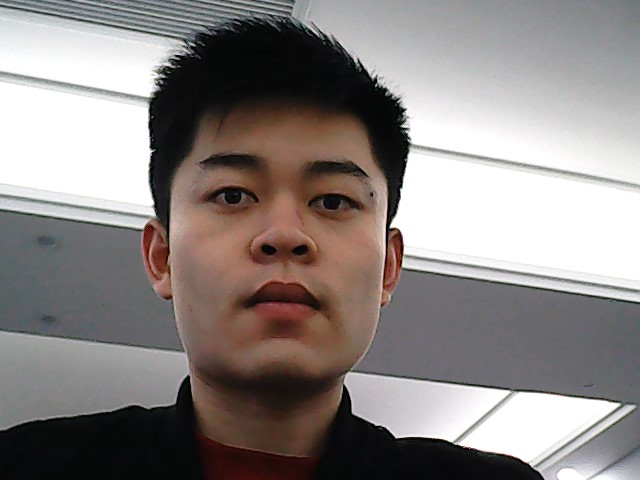
#> input picture 24/1.jpg, 640 x 480 px
$ python '24_1_模式匹配.py'
#> lines starting #> are read from the running program, lines starting #| are printed output that depends on the picture
# -*- coding: utf-8 -*-
"""
Created on Sat Feb 23 14:11:22 2019

@author: TongDist
"""

import cv2
from matplotlib import pyplot as plt

img = cv2.imread('1.jpg',0)
#> img: shape (480, 640); min 0, max 255, mean 135
img2 = img.copy()
template = cv2.imread('2.jpg',0)
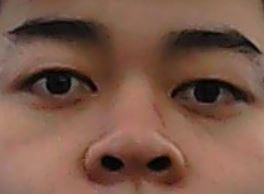
#> input picture 24/2.JPG, 264 x 194 px, found by its file name
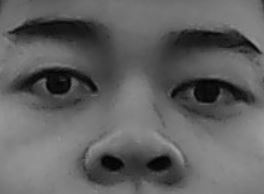
#> template: shape (194, 264); min 1, max 160, mean 97.2
w, h = template.shape[::-1]
#> w = 264; h = 194
# All the 6 methods for comparison in a list
methods = ['cv2.TM_CCOEFF', 'cv2.TM_CCOEFF_NORMED', 'cv2.TM_CCORR',
           'cv2.TM_CCORR_NORMED', 'cv2.TM_SQDIFF', 'cv2.TM_SQDIFF_NORMED']
for meth in methods:
    img = img2.copy()
    #exec 语句用来执行储存在字符串或文件中的 Python 语句。
    # 例如，我们可以在运行时生成一个包含 Python 代码的字符串，然后使用 exec 语句执行这些语句。
    #eval 语句用来计算存储在字符串中的有效 Python 表达式
    method = eval(meth)
    # Apply template Matching
    res = cv2.matchTemplate(img,template,method)
    min_val, max_val, min_loc, max_loc = cv2.minMaxLoc(res)
    # 使用不同的比较方法，对结果的解释不同
    # If the method is TM_SQDIFF or TM_SQDIFF_NORMED, take minimum
    if method in [cv2.TM_SQDIFF, cv2.TM_SQDIFF_NORMED]:
        top_left = min_loc
    else:
        top_left = max_loc
    bottom_right = (top_left[0] + w, top_left[1] + h)
    cv2.rectangle(img,top_left, bottom_right, 0, 6)
    plt.subplot(121),plt.imshow(res,cmap = 'gray')
    plt.title('Matching Result'), plt.xticks([]), plt.yticks([])
    plt.subplot(122),plt.imshow(img,cmap = 'gray')
    plt.title('Detected Point'), plt.xticks([]), plt.yticks([])
    plt.suptitle(meth)
    plt.show()
#> this loop made 6 passes
#> (min_val, max_val, min_loc, top_left, bottom_right) on passes 1 to 4: (-52967204, 42447200, (376, 170), (171, 35), (435, 229)), (-0.405, 0.316, (376, 170), (167, 34), (431, 228)), (316934144, 1.08e+09, (88, 286), (376, 77), (640, 271)), (0.711, 0.91, (126, 286), (79, 213), (343, 407))
#> (min_val, max_val, max_loc, top_left, bottom_right) on passes 5 to 6: (104542912, 1.05e+09, (376, 90), (81, 214), (345, 408)), (0.182, 0.874, (376, 96), (79, 213), (343, 407))
#> pass 1, `res = cv2.matchTemplate(img,template,method)`:
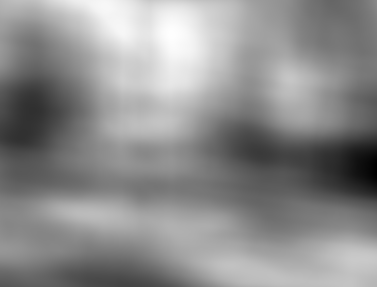
#> res: shape (287, 377) float32; min -52967204, max 42447200, mean -117977.2; drawn with min black and max white
#> pass 1, `plt.show()`:
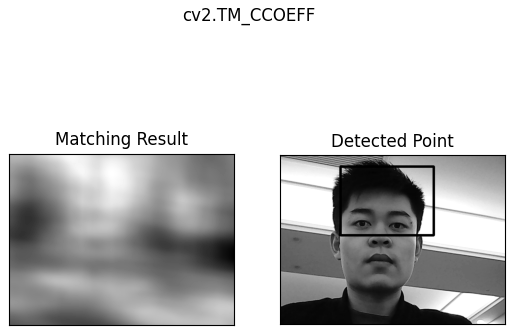
#> figure drawn by matplotlib, 2 panels
#> pass 3, `res = cv2.matchTemplate(img,template,method)`:
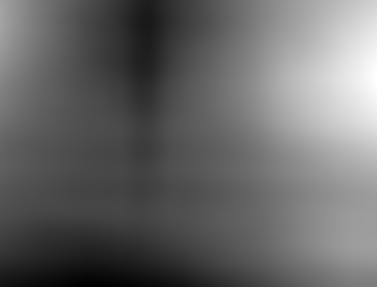
#> res: shape (287, 377) float32; min 316934144, max 1.08e+09, mean 628111488; drawn with min black and max white
#> after the loop:
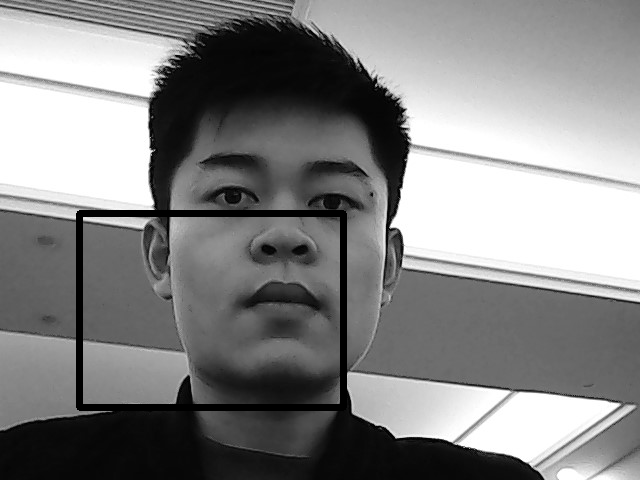
#> img: shape (480, 640); min 0, max 255, mean 132.8
#> after the loop:
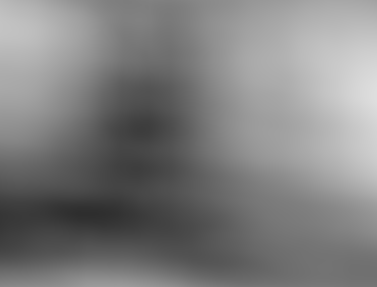
#> res: shape (287, 377) float32; min 0.182, max 0.874, mean 0.499
